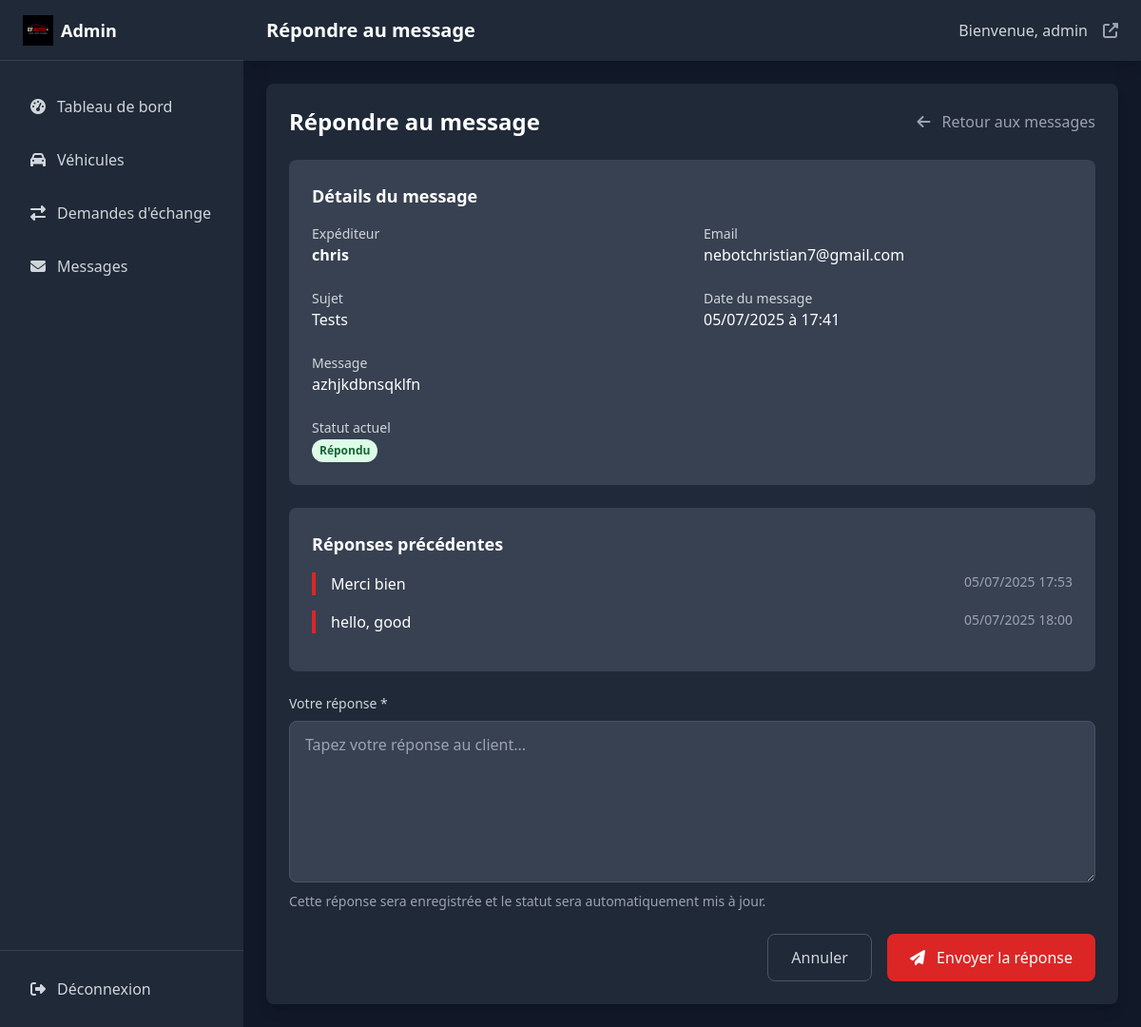
Screenshot of /admin/contacts/1/respond (signed in) with the database file from the repository.
### app.py (models this page shows)
class User(UserMixin, db.Model):
    id = db.Column(db.Integer, primary_key=True)
    username = db.Column(db.String(80), unique=True, nullable=False)
    password_hash = db.Column(db.String(120), nullable=False)
    email = db.Column(db.String(120), unique=True, nullable=False)
    created_at = db.Column(db.DateTime, default=datetime.utcnow)

class ContactMessage(db.Model):
    id = db.Column(db.Integer, primary_key=True)
    name = db.Column(db.String(100), nullable=False)
    email = db.Column(db.String(120), nullable=False)
    subject = db.Column(db.String(200), nullable=False)
    message = db.Column(db.Text, nullable=False)
    status = db.Column(db.String(20), default='Non lu')
    created_at = db.Column(db.DateTime, default=datetime.utcnow)

class ContactResponse(db.Model):
    id = db.Column(db.Integer, primary_key=True)
    contact_message_id = db.Column(db.Integer, db.ForeignKey('contact_message.id'), nullable=False)
    admin_message = db.Column(db.Text, nullable=False)
    response_date = db.Column(db.DateTime, default=datetime.utcnow)
    contact_message = db.relationship('ContactMessage', backref=db.backref('responses', lazy=True))

### app.py (the view, shortened to what this page needs)
@app.route('/admin/contacts/<int:id>/respond', methods=['GET', 'POST'])
@login_required
def admin_respond_contact(id):
    contact = ContactMessage.query.get_or_404(id)
    return render_template('admin/respond_contact.html', contact=contact)

### app.py (called while the page is built)
@login_manager.user_loader
def load_user(user_id):
    return User.query.get(int(user_id))

### templates/admin/respond_contact.html (shortened to what this page needs)
{% extends "admin/base.html" %}
{% block page_title %}Répondre au message{% endblock %}
{% block content %}
<div class="max-w-4xl mx-auto">
    <div class="bg-gray-800 rounded-lg shadow-lg p-6">
        <div class="flex justify-between items-center mb-6">
            <h2 class="text-2xl font-bold">Répondre au message</h2>
            <a href="{{ url_for('admin_contacts') }}" class="text-gray-400 hover:text-white">
                <i class="fas fa-arrow-left mr-2"></i>
                Retour aux messages
            </a>
        </div>
        <div class="bg-gray-700 rounded-lg p-6 mb-6">
            <h3 class="text-lg font-bold mb-4">Détails du message</h3>
            <div class="grid grid-cols-1 md:grid-cols-2 gap-6">
                <div>
                    <label class="block text-sm font-medium text-gray-300">Expéditeur</label>
                    <p class="text-white font-semibold">{{ contact.name }}</p>
                </div>
                <div>
                    <label class="block text-sm font-medium text-gray-300">Email</label>
                    <p class="text-white">{{ contact.email }}</p>
                </div>
                <div>
                    <label class="block text-sm font-medium text-gray-300">Sujet</label>
                    <p class="text-white">{{ contact.subject }}</p>
                </div>
                <div>
                    <label class="block text-sm font-medium text-gray-300">Date du message</label>
                    <p class="text-white">{{ contact.created_at.strftime('%d/%m/%Y à %H:%M') }}</p>
                </div>
                <div class="md:col-span-2">
                    <label class="block text-sm font-medium text-gray-300">Message</label>
                    <p class="text-white whitespace-pre-wrap">{{ contact.message }}</p>
                </div>
                <div>
                    <label class="block text-sm font-medium text-gray-300">Statut actuel</label>
                    <span class="inline-flex px-2 py-1 text-xs font-semibold rounded-full
                               {% if contact.status == 'Non lu' %}bg-red-100 text-red-800
                               {% elif contact.status == 'En cours' %}bg-yellow-100 text-yellow-800
                               {% elif contact.status == 'Répondu' %}bg-green-100 text-green-800
                               {% else %}bg-gray-100 text-gray-800{% endif %}">
                        {{ contact.status }}
                    </span>
                </div>
            </div>
        </div>
        {% if contact.responses %}
        <div class="bg-gray-700 rounded-lg p-6 mb-6">
            <h3 class="text-lg font-bold mb-4">Réponses précédentes</h3>
            {% for response in contact.responses %}
            <div class="border-l-4 border-red-600 pl-4 mb-4">
                <div class="flex justify-between items-start">
                    <div class="flex-1">
                        <p class="text-white whitespace-pre-wrap">{{ response.admin_message }}</p>
                    </div>
                    <span class="text-sm text-gray-400 ml-4">
                        {{ response.response_date.strftime('%d/%m/%Y %H:%M') }}
                    </span>
                </div>
            </div>
            {% endfor %}
        </div>
        {% endif %}
        <form method="POST" class="space-y-6">
            <div>
                <label for="admin_message" class="block text-sm font-medium text-gray-300 mb-2">
                    Votre réponse *
                </label>
                <textarea id="admin_message" name="admin_message" rows="6" required
                    class="w-full px-4 py-3 bg-gray-700 border border-gray-600 rounded-lg focus:outline-none focus:ring-2 focus:ring-red-600 focus:border-transparent text-white"
                    placeholder="Tapez votre réponse au client..."></textarea>
                <p class="text-sm text-gray-400 mt-1">
                    Cette réponse sera enregistrée et le statut sera automatiquement mis à jour.
                </p>
            </div>
            <div class="flex justify-end space-x-4">
                <a href="{{ url_for('admin_contacts') }}"
                    class="px-6 py-3 border border-gray-600 text-gray-300 rounded-lg hover:bg-gray-700 transition duration-200">
                    Annuler
                </a>
                <button type="submit"
                    class="px-6 py-3 bg-red-600 hover:bg-red-700 text-white rounded-lg transition duration-200">
                    <i class="fas fa-paper-plane mr-2"></i>
                    Envoyer la réponse
                </button>
            </div>
        </form>
    </div>
</div>
{% endblock %}

### templates/admin/base.html (shortened to what this page needs)
<!DOCTYPE html>
<html lang="fr">
<head>
    <script src="https://cdn.tailwindcss.com"></script>
    <link rel="stylesheet" href="https://cdnjs.cloudflare.com/ajax/libs/font-awesome/6.4.0/css/all.min.css">
</head>
<body class="bg-gray-900 text-white">
    <div class="fixed inset-y-0 left-0 z-50 w-64 bg-gray-800 transform transition-transform duration-300 ease-in-out"
        id="sidebar">
        <div class="flex items-center justify-between h-16 px-6 border-b border-gray-700">
            <div class="flex items-center">
                <img src="{{ url_for('static', filename='images/ef_autoplus_logo.jpg') }}" alt="EF AUTO+" class="h-8">
                <span class="ml-2 text-lg font-bold">Admin</span>
            </div>
        </div>
        <nav class="mt-6 px-4">
            <div class="space-y-2">
                <a href="{{ url_for('admin_dashboard') }}"
                    class="flex items-center px-4 py-3 text-gray-300 hover:bg-gray-700 hover:text-white rounded-lg transition duration-200 {% if request.endpoint == 'admin_dashboard' %}bg-red-600 text-white{% endif %}">
                    <i class="fas fa-tachometer-alt mr-3"></i>
                    Tableau de bord
                </a>
                <a href="{{ url_for('admin_vehicles') }}"
                    class="flex items-center px-4 py-3 text-gray-300 hover:bg-gray-700 hover:text-white rounded-lg transition duration-200 {% if 'admin_vehicles' in request.endpoint %}bg-red-600 text-white{% endif %}">
                    <i class="fas fa-car mr-3"></i>
                    Véhicules
                </a>
                <a href="{{ url_for('admin_exchanges') }}"
                    class="flex items-center px-4 py-3 text-gray-300 hover:bg-gray-700 hover:text-white rounded-lg transition duration-200 {% if request.endpoint == 'admin_exchanges' %}bg-red-600 text-white{% endif %}">
                    <i class="fas fa-exchange-alt mr-3"></i>
                    Demandes d'échange
                </a>
                <a href="{{ url_for('admin_contacts') }}"
                    class="flex items-center px-4 py-3 text-gray-300 hover:bg-gray-700 hover:text-white rounded-lg transition duration-200 {% if request.endpoint == 'admin_contacts' %}bg-red-600 text-white{% endif %}">
                    <i class="fas fa-envelope mr-3"></i>
                    Messages
                </a>
            </div>
        </nav>
        <div class="absolute bottom-0 left-0 right-0 p-4 border-t border-gray-700">
            <a href="{{ url_for('admin_logout') }}"
                class="flex items-center px-4 py-3 text-gray-300 hover:bg-gray-700 hover:text-white rounded-lg transition duration-200">
                <i class="fas fa-sign-out-alt mr-3"></i>
                Déconnexion
            </a>
        </div>
    </div>
    <div class="md:ml-64 min-h-screen">
        <header class="bg-gray-800 shadow-lg">
            <div class="flex items-center justify-between h-16 px-6">
                <div class="flex items-center">
                    <h1 class="text-xl font-semibold">{% block page_title %}Administration{% endblock %}</h1>
                </div>
                <div class="flex items-center space-x-4">
                    <span class="text-gray-300">Bienvenue, {{ current_user.username }}</span>
                    <a href="{{ url_for('home') }}" class="text-gray-400 hover:text-white">
                        <i class="fas fa-external-link-alt"></i>
                    </a>
                </div>
            </div>
        </header>
        <main class="p-6">
            {% block content %}{% endblock %}
        </main>
    </div>
</body>
</html>

### rows the page displays
User: username "admin"
ContactMessage: name "chris", email "nebotchristian7@gmail.com", subject "Tests", created_at "05/07/2025 à 17:41", message "azhjkdbnsqklfn", status "Répondu"
ContactResponse: admin_message "Merci bien", response_date "05/07/2025 17:53"
ContactResponse: admin_message "hello, good", response_date "05/07/2025 18:00"
